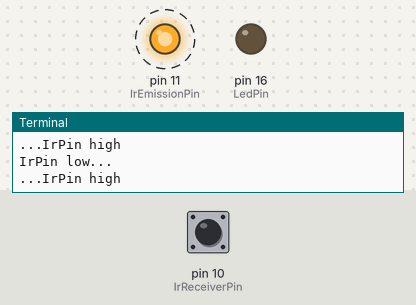
This program was run on a simulated Raspberry Pi (header pin numbers). Parts: output pins drawn as LEDs (lit = HIGH), the last lines printed to the terminal. Dashed ring = blinking. Inputs (shaded band) come from the test bench; at power-on: pin 10 (IrReceiverPin) HIGH.

Above: at 1.2 s.
1.3 s: pin 10 (IrReceiverPin) pulled LOW for 0.15 s
4.3 s: pin 10 (IrReceiverPin) pulled LOW for 1 s
At 4.45 s:
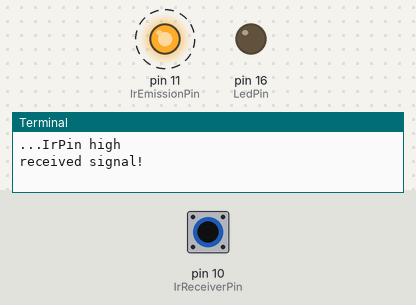
7.3 s: pin 10 (IrReceiverPin) pulsed LOW 2 times (0.12 s each, 0.3 s apart)
At 7.65 s:
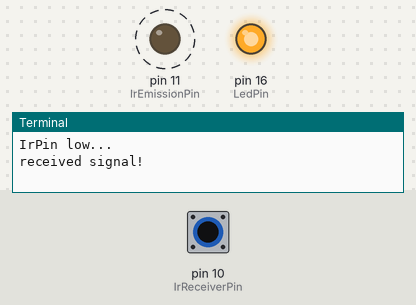
Timing chart, 0 to 16.3 s (numbered marks = the images above; inputs shaded):
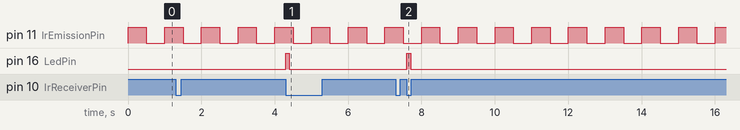

The program:

infrared.py
```python
#!/usr/bin/env python
import RPi.GPIO as GPIO
import time

IrReceiverPin = 10
IrEmissionPin = 11
LedPin = 16

Led_status = 1

def setup():
	GPIO.setmode(GPIO.BOARD)       # Numbers GPIOs by physical location
	GPIO.setup(LedPin, GPIO.OUT)   # Set LedPin's mode is output
	GPIO.setup(IrReceiverPin, GPIO.IN, pull_up_down=GPIO.PUD_UP)
	GPIO.setup(IrEmissionPin, GPIO.OUT)   # Set IrPin's mode is output
	GPIO.output(LedPin, GPIO.LOW) # Set LedPin low to off led

def irReceivedCallback(ev=None): # Called every time the irReceiver pin falls. Blink the LED!
	global Led_status
	Led_status = not Led_status
	GPIO.output(LedPin, Led_status)  # switch led status(on-->off; off-->on)
	print("received signal!\n")
	time.sleep(0.1)
	GPIO.output(LedPin, False)

def loop():
	GPIO.add_event_detect(IrReceiverPin, GPIO.FALLING, callback=irReceivedCallback) # wait for falling
	while True:
		print '...IrPin high'
		GPIO.output(IrEmissionPin, GPIO.HIGH)  # IrPin on
		time.sleep(0.5)
		print 'IrPin low...'
		GPIO.output(IrEmissionPin, GPIO.LOW) # IrPin off
		time.sleep(0.5)

def destroy():
	GPIO.output(LedPin, GPIO.LOW)     # led off
	GPIO.cleanup()                     # Release resource

if __name__ == '__main__':     # Program start from here
	setup()
	try:
		loop()
	except KeyboardInterrupt:  # When 'Ctrl+C' is pressed, the child program destroy() will be  executed.
                print("KeyboardInterrupt.\n")
		destroy()
```

Measured:
- after the input at 4.3 s, pin 16 (LedPin): LOW → HIGH at once, → LOW 0.10 s later
- after the input at 7.3 s, pin 16 (LedPin): LOW → HIGH after 0.30 s, → LOW 0.10 s later
- by itself, pin 11 (IrEmissionPin): alternates HIGH for 0.50 s and LOW for 0.50 s
